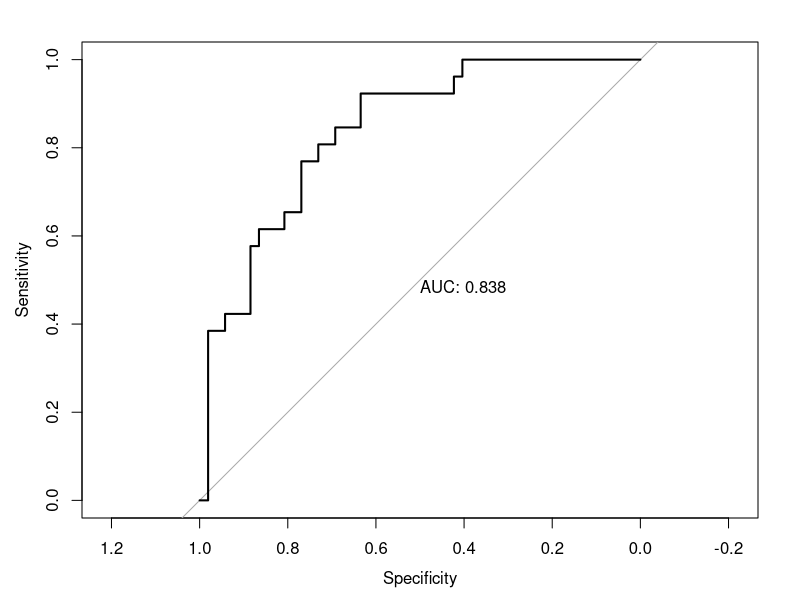
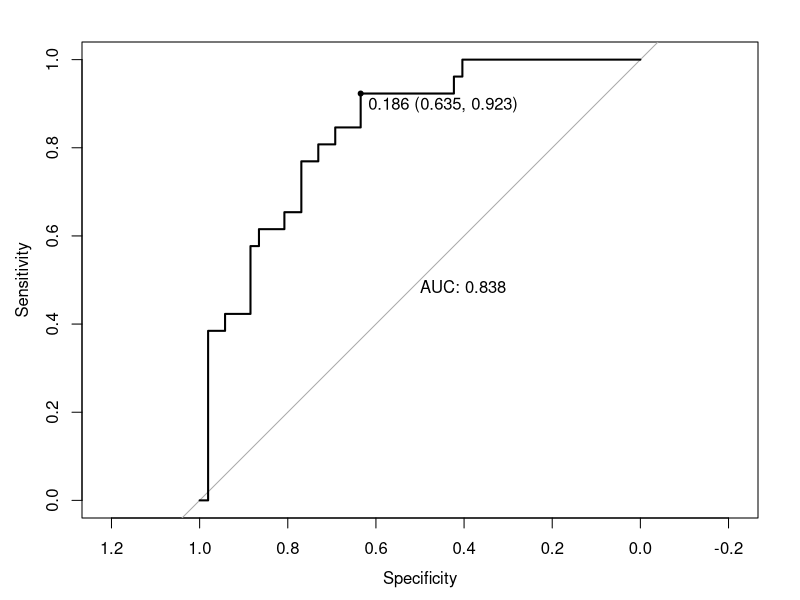
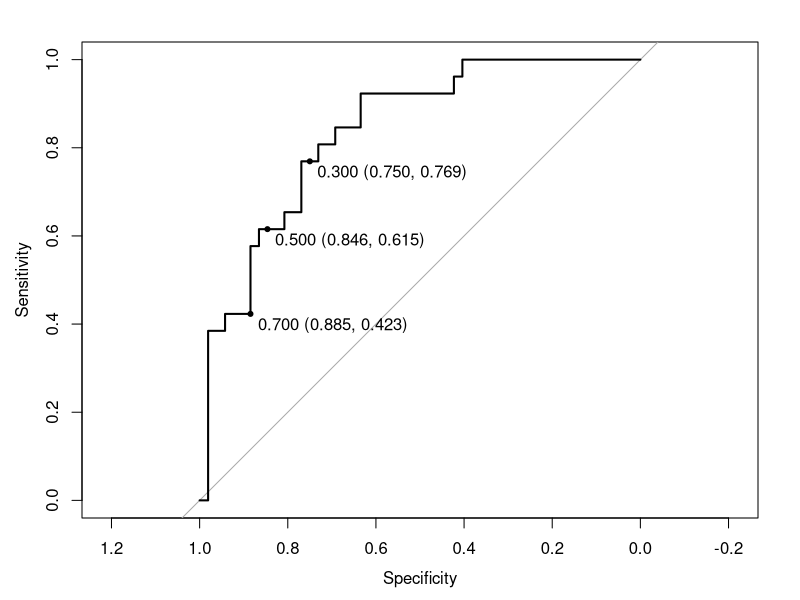
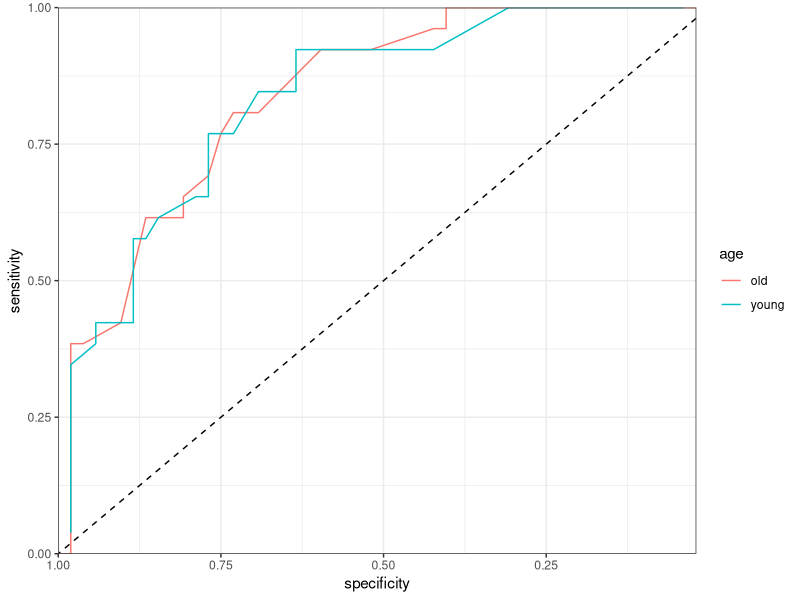

Reproduce these figures in R, in order.
##########################################################
# Articles - Classification Methods Essentials
# Evaluation of Classification Model Accuracy: Essentials
#########################################################
# After building a predictive classification model, you need to evaluate the performance of the model, 
# that is how good the model is in predicting the outcome of new observations test data that have been not used to train the model.
# In other words you need to estimate the model prediction accuracy and prediction errors using a new test data set.
# Because we know the actual outcome of observations in the test data set, 
# the performance of the predictive model can be assessed by comparing the predicted outcome values against the known outcome values.

# This chapter describes the commonly used metrics and methods for assessing the performance of predictive classification models, including:
## Average classification accuracy, representing the proportion of correctly classified observations.
## Confusion matrix, which is 2x2 table showing four parameters, including the number of true positives, true negatives, false negatives and false positives.
## Precision, Recall and Specificity, which are three major performance metrics describing a predictive classification model
## ROC curve, which is a graphical summary of the overall performance of the model, showing the proportion of true positives and false positives at all possible values of probability cutoff. The Area Under the Curve (AUC) summarizes the overall performance of the classifier.

# We’ll provide practical examples in R to compute these above metrics, as well as, to create the ROC plot.

# Loading required R packages

# tidyverse for easy data manipulation and visualization
# caret for easy machine learning workflow

library(tidyverse)
library(caret)

################## Building a classification model #################

# To keep things simple, we’ll perform a binary classification, where the outcome variable can have only two possible values: negative vs positive.

# We’ll compute an example of linear discriminant analysis model using the PimaIndiansDiabetes2 [mlbench package], introduced in Chapter @ref(classification-in-r), for predicting the probability of diabetes test positivity based on clinical variables.

# 1. Split the data into training (80%, used to build the model) and test set (20%, used to evaluate the model performance):
# Load the data
data("PimaIndiansDiabetes2", package = "mlbench")
pima.data <- na.omit(PimaIndiansDiabetes2)
# Inspect the data
sample_n(pima.data, 3)
# Split the data into training and test set
set.seed(123)
training.samples <- pima.data$diabetes %>%
  createDataPartition(p = 0.8, list = FALSE)
train.data  <- pima.data[training.samples, ]
test.data <- pima.data[-training.samples, ]


# Fit the LDA model on the training set and make predictions on the test data:
  
library(MASS)
# Fit LDA
fit <- lda(diabetes ~., data = train.data)
# Make predictions on the test data
predictions <- predict(fit, test.data)
prediction.probabilities <- predictions$posterior[,2]
predicted.classes <- predictions$class 
observed.classes <- test.data$diabetes

################# Overall classification accuracy  #################

# The overall classification accuracy rate corresponds to the proportion of observations that have been correctly classified. 
# Determining the raw classification accuracy is the first step in assessing the performance of a model.

# Inversely, the classification error rate is defined as the proportion of observations that have been misclassified. Error rate = 1 - accuracy

# The raw classification accuracy and error can be easily computed by comparing the observed classes in the test data against the predicted classes by the model:
accuracy <- mean(observed.classes == predicted.classes)
accuracy
error <- mean(observed.classes != predicted.classes)
error
# In our example, a binary classifier can make two types of errors:
## it can incorrectly assign an individual who is diabetes-positive to the diabetes-negative category
## it can incorrectly assign an individual who is diabetes-negative to the diabetes-positive category.

# The proportion of theses two types of errors can be determined by creating a confusion matrix, which compare the predicted outcome values against the known outcome values.

########################### Confusion matrix ###################

# The R function table() can be used to produce a confusion matrix in order to determine how many observations were correctly or incorrectly classified. 
# It compares the observed and the predicted outcome values and shows the number of correct and incorrect predictions categorized by type of outcome. 
# Confusion matrix, number of cases
table(observed.classes, predicted.classes)

##                 predicted.classes
## observed.classes neg pos
##              neg  48   4
##              pos  11  15

# Confusion matrix, proportion of cases
table(observed.classes, predicted.classes) %>% 
  prop.table() %>% round(digits = 3)

##                 predicted.classes
## observed.classes   neg   pos
##              neg 0.615 0.051
##              pos 0.141 0.192

# True positives (d): these are cases in which we predicted the individuals would be diabetes-positive and they were.
# True negatives (a): We predicted diabetes-negative, and the individuals were diabetes-negative.
# False positives (b): We predicted diabetes-positive, but the individuals didn’t actually have diabetes. (Also known as a Type I error.)
# False negatives (c): We predicted diabetes-negative, but they did have diabetes. (Also known as a Type II error.)

# Technically the raw prediction accuracy of the model is defined as (TruePositives + TrueNegatives)/SampleSize. 

################## Precision, Recall and Specificity ###########################

# In addition to the raw classification accuracy, there are many other metrics that are widely used to examine the performance of a classification model, including:
   
## Precision, which is the proportion of true positives among all the individuals that have been predicted to be diabetes-positive by the model. This represents the accuracy of a predicted positive outcome. Precision = TruePositives/(TruePositives + FalsePositives).
## Sensitivity (or Recall), which is the True Positive Rate (TPR) or the proportion of identified positives among the diabetes-positive population (class = 1). Sensitivity = TruePositives/(TruePositives + FalseNegatives).
## Specificity, which measures the True Negative Rate (TNR), that is the proportion of identified negatives among the diabetes-negative population (class = 0). Specificity = TrueNegatives/(TrueNegatives + FalseNegatives).
## False Positive Rate (FPR), which represents the proportion of identified positives among the healthy individuals (i.e. diabetes-negative). This can be seen as a false alarm. The FPR can be also calculated as 1-specificity. When positives are rare, the FPR can be high, leading to the situation where a predicted positive is most likely a negative.
 
# Sensitivy and Specificity are commonly used to measure the performance of a predictive model.
 
# These above mentioned metrics can be easily computed using the function confusionMatrix() [caret package].
 
# In two-class setting, you might need to specify the optional argument positive, which is a character string for the factor level that corresponds to a “positive” result (if that makes sense for your data). If there are only two factor levels, the default is to use the first level as the “positive” result.
confusionMatrix(predicted.classes, observed.classes,
                positive = "pos")

## Confusion Matrix and Statistics
## 
##           Reference
## Prediction neg pos
##        neg  48  11
##        pos   4  15
##                                         
##                Accuracy : 0.808         
##                  95% CI : (0.703, 0.888)
##     No Information Rate : 0.667         
##     P-Value [Acc > NIR] : 0.00439       
##                                         
##                   Kappa : 0.536         
##  Mcnemar's Test P-Value : 0.12134       
##                                         
##             Sensitivity : 0.577         
##             Specificity : 0.923         
##          Pos Pred Value : 0.789         
##          Neg Pred Value : 0.814         
##              Prevalence : 0.333         
##          Detection Rate : 0.192         
##    Detection Prevalence : 0.244         
##       Balanced Accuracy : 0.750         
##                                         
##        'Positive' Class : pos  
# The above results show different statistical metrics among which the most important include:
  
# the cross-tabulation between prediction and reference known outcome
# the model accuracy, 81%
# the kappa (54%), which is the accuracy corrected for chance.


# In our example, the sensitivity is ~58%, that is the proportion of diabetes-positive individuals that were correctly identified by the model as diabetes-positive.

# The specificity of the model is ~92%, that is the proportion of diabetes-negative individuals that were correctly identified by the model as diabetes-negative.

# The model precision or the proportion of positive predicted value is 79%.

# In medical science, sensitivity and specificity are two important metrics that characterize the performance of classifier or screening test. The importance between sensitivity and specificity depends on the context. Generally, we are concerned with one of these metrics.

# In medical diagnostic, such as in our example, we are likely to be more concerned with minimal wrong positive diagnosis. So, we are more concerned about high Specificity. Here, the model specificity is 92%, which is very good.
 
# In some situations, we may be more concerned with tuning a model so that the sensitivity/precision is improved. To this end, you can test different probability cutoff to decide which individuals are positive and which are negative.
 
# Note that, here we have used p > 0.5 as the probability threshold above which, we declare the concerned individuals as diabetes positive. However, if we are concerned about incorrectly predicting the diabetes-positive status for individuals who are truly positive, then we can consider lowering this threshold: p > 0.2.

############################### ROC curve　################################
# Introduction

# The ROC curve (or receiver operating characteristics curve ) is a popular graphical measure for assessing the performance or the accuracy of a classifier, which corresponds to the total proportion of correctly classified observations.

# For example, the accuracy of a medical diagnostic test can be assessed by considering the two possible types of errors: false positives, and false negatives. In classification point of view, the test will be declared positive when the corresponding predicted probability, returned by the classifier algorithm, is above a fixed threshold. This threshold is generally set to 0.5 (i.e., 50%), which corresponds to the random guessing probability.

# So, in reference to our diabetes data example, for a given fixed probability cutoff:
  
# the true positive rate (or fraction) is the proportion of identified positives among the diabetes-positive population. Recall that, this is also known as the sensitivity of the predictive classifier model.
# and the false positive rate is the proportion of identified positives among the healthy (i.e. diabetes-negative) individuals. This is also defined as 1-specificity, where specificity measures the true negative rate, that is the proportion of identified negatives among the diabetes-negative population.

# Since we don’t usually know the probability cutoff in advance, the ROC curve is typically used to plot the true positive rate (or sensitivity on y-axis) against the false positive rate (or “1-specificity” on x-axis) at all possible probability cutoffs. This shows the trade off between the rate at which you can correctly predict something with the rate of incorrectly predicting something. Another visual representation of the ROC plot is to simply display the sensitive against the specificity.

# The Area Under the Curve (AUC) summarizes the overall performance of the classifier, over all possible probability cutoffs. It represents the ability of a classification algorithm to distinguish 1s from 0s (i.e, events from non-events or positives from negatives).

# For a good model, the ROC curve should rise steeply, indicating that the true positive rate (y-axis) increases faster than the false positive rate (x-axis) as the probability threshold decreases.

# So, the “ideal point” is the top left corner of the graph, that is a false positive rate of zero, and a true positive rate of one. This is not very realistic, but it does mean that the larger the AUC the better the classifier.

# The AUC metric varies between 0.50 (random classifier) and 1.00. Values above 0.80 is an indication of a good classifier.

# In this section, we’ll show you how to compute and plot ROC curve in R for two-class and multiclass classification tasks. We’ll use the linear discriminant analysis to classify individuals into groups.

################## Computing and plotting ROC curve#####################

# The ROC analysis can be easily performed using the R package pROC.

library(pROC)
# Compute roc
res.roc <- roc(observed.classes, prediction.probabilities)
plot.roc(res.roc, print.auc = TRUE)
# The gray diagonal line represents a classifier no better than random chance.

# A highly performant classifier will have an ROC that rises steeply to the top-left corner, that is it will correctly identify lots of positives without misclassifying lots of negatives as positives.
# In our example, the AUC is 0.85, which is close to the maximum ( max = 1). So, our classifier can be considered as very good. A classifier that performs no better than chance is expected to have an AUC of 0.5 when evaluated on an independent test set not used to train the model. 

# If we want a classifier model with a specificity of at least 60%, then the sensitivity is about 0.88%. The corresponding probability threshold can be extract as follow:
# Extract some interesting results
roc.data <- data_frame(
  thresholds = res.roc$thresholds,
  sensitivity = res.roc$sensitivities,
  specificity = res.roc$specificities
)
# Get the probality threshold for specificity = 0.6
roc.data %>% filter(specificity >= 0.6)
## # A tibble: 44 x 3
##   thresholds sensitivity specificity
##                      
## 1      0.111       0.885       0.615
## 2      0.114       0.885       0.635
## 3      0.114       0.885       0.654
## 4      0.115       0.885       0.673
## 5      0.119       0.885       0.692
## 6      0.131       0.885       0.712
## # ... with 38 more rows

# The best threshold with the highest sum sensitivity + specificity can be printed as follow. There might be more than one threshold.

plot.roc(res.roc, print.auc = TRUE, print.thres = "best")
# Here, the best probability cutoff is 0.152 resulting to a predictive classifier with a specificity of 0.73 and a sensitivity of 0.885 
# Note that, print.thres can be also a numeric vector containing a direct definition of the thresholds to display:
plot.roc(res.roc, print.thres = c(0.3, 0.5, 0.7))

################# Multiple ROC curves ####################

# If you have grouping variables in your data, you might wish to create multiple ROC curves on the same plot. This can be done using ggplot2.

# Create some grouping variable
glucose <- ifelse(test.data$glucose < 127.5, "glu.low", "glu.high")
age <- ifelse(test.data$age < 28.5, "young", "old")
roc.data <- roc.data %>%
  filter(thresholds !=-Inf) %>%
  mutate(glucose = glucose, age =  age)
# Create ROC curve
ggplot(roc.data, aes(specificity, sensitivity)) + 
  geom_path(aes(color = age))+
  scale_x_reverse(expand = c(0,0))+
  scale_y_continuous(expand = c(0,0))+
  geom_abline(intercept = 1, slope = 1, linetype = "dashed")+
  theme_bw()

############## Multiclass settings####################

# We start by building a linear discriminant model using the iris data set, which contains the length and width of sepals and petals for three iris species. We want to predict the species based on the sepal and petal parameters using LDA.

# Load the data
data("iris")
# Split the data into training (80%) and test set (20%)
set.seed(123)
training.samples <- iris$Species %>%
  createDataPartition(p = 0.8, list = FALSE)
train.data <- iris[training.samples, ]
test.data <- iris[-training.samples, ]
# Build the model on the train set
library(MASS)
model <- lda(Species ~., data = train.data)

# Performance metrics (sensitivity, specificity, …) of the predictive model can be calculated, separately for each class, comparing each factor level to the remaining levels (i.e. a “one versus all” approach).

# Make predictions on the test data
predictions <- model %>% predict(test.data)
# Model accuracy
confusionMatrix(predictions$class, test.data$Species)

# Note that, the ROC curves are typically used in binary classification but not for multiclass classification problems.